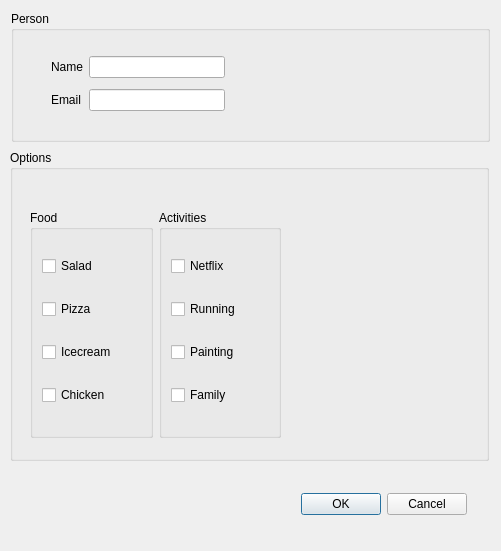
<?xml version="1.0" encoding="UTF-8"?>
<ui version="4.0">
 <class>Dialog</class>
 <widget class="QDialog" name="Dialog">
  <property name="geometry">
   <rect>
    <x>0</x>
    <y>0</y>
    <width>501</width>
    <height>551</height>
   </rect>
  </property>
  <property name="windowTitle">
   <string>Dialog</string>
  </property>
  <widget class="QGroupBox" name="grpPerson">
   <property name="geometry">
    <rect>
     <x>11</x>
     <y>11</y>
     <width>479</width>
     <height>131</height>
    </rect>
   </property>
   <property name="title">
    <string>Person</string>
   </property>
   <widget class="QWidget" name="">
    <property name="geometry">
     <rect>
      <x>40</x>
      <y>40</y>
      <width>174</width>
      <height>65</height>
     </rect>
    </property>
    <layout class="QGridLayout" name="gridLayout">
     <item row="0" column="0">
      <widget class="QLabel" name="label">
       <property name="text">
        <string>Name</string>
       </property>
      </widget>
     </item>
     <item row="0" column="1">
      <widget class="QLineEdit" name="txtName"/>
     </item>
     <item row="1" column="0">
      <widget class="QLabel" name="label_2">
       <property name="text">
        <string>Email</string>
       </property>
      </widget>
     </item>
     <item row="1" column="1">
      <widget class="QLineEdit" name="txtEmail"/>
     </item>
    </layout>
   </widget>
  </widget>
  <widget class="QGroupBox" name="grpOptions">
   <property name="geometry">
    <rect>
     <x>10</x>
     <y>150</y>
     <width>479</width>
     <height>311</height>
    </rect>
   </property>
   <property name="title">
    <string>Options</string>
   </property>
   <widget class="QWidget" name="">
    <property name="geometry">
     <rect>
      <x>20</x>
      <y>60</y>
      <width>251</width>
      <height>228</height>
     </rect>
    </property>
    <layout class="QHBoxLayout" name="horizontalLayout">
     <item>
      <widget class="QGroupBox" name="grpFood">
       <property name="title">
        <string>Food</string>
       </property>
       <layout class="QVBoxLayout" name="verticalLayout_2">
        <item>
         <widget class="QCheckBox" name="checkBox">
          <property name="text">
           <string>Salad</string>
          </property>
         </widget>
        </item>
        <item>
         <widget class="QCheckBox" name="checkBox_2">
          <property name="text">
           <string>Pizza</string>
          </property>
         </widget>
        </item>
        <item>
         <widget class="QCheckBox" name="checkBox_3">
          <property name="text">
           <string>Icecream</string>
          </property>
         </widget>
        </item>
        <item>
         <widget class="QCheckBox" name="checkBox_4">
          <property name="text">
           <string>Chicken</string>
          </property>
         </widget>
        </item>
       </layout>
      </widget>
     </item>
     <item>
      <widget class="QGroupBox" name="grpActivities">
       <property name="title">
        <string>Activities</string>
       </property>
       <layout class="QVBoxLayout" name="verticalLayout">
        <item>
         <widget class="QCheckBox" name="checkBox_5">
          <property name="text">
           <string>Netflix</string>
          </property>
         </widget>
        </item>
        <item>
         <widget class="QCheckBox" name="checkBox_6">
          <property name="text">
           <string>Running</string>
          </property>
         </widget>
        </item>
        <item>
         <widget class="QCheckBox" name="checkBox_7">
          <property name="text">
           <string>Painting</string>
          </property>
         </widget>
        </item>
        <item>
         <widget class="QCheckBox" name="checkBox_8">
          <property name="text">
           <string>Family</string>
          </property>
         </widget>
        </item>
       </layout>
      </widget>
     </item>
    </layout>
   </widget>
  </widget>
  <widget class="QDialogButtonBox" name="buttonBox">
   <property name="geometry">
    <rect>
     <x>300</x>
     <y>490</y>
     <width>167</width>
     <height>29</height>
    </rect>
   </property>
   <property name="standardButtons">
    <set>QDialogButtonBox::Cancel|QDialogButtonBox::Ok</set>
   </property>
  </widget>
 </widget>
 <resources/>
 <connections/>
</ui>
